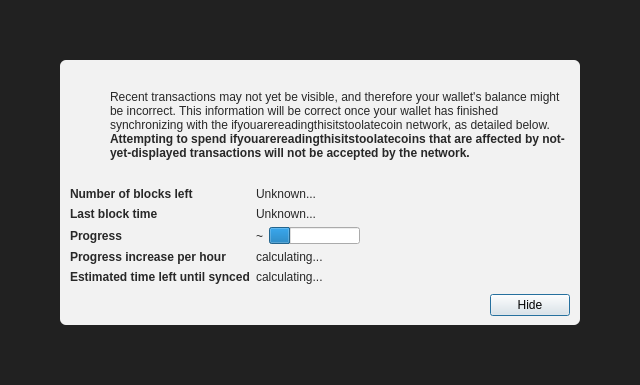
<?xml version="1.0" encoding="UTF-8"?>
<ui version="4.0">
 <class>ModalOverlay</class>
 <widget class="ModalOverlay" name="ModalOverlay">
  <property name="geometry">
   <rect>
    <x>0</x>
    <y>0</y>
    <width>640</width>
    <height>385</height>
   </rect>
  </property>
  <property name="windowTitle">
   <string>Form</string>
  </property>
  <layout class="QVBoxLayout" name="verticalLayout" stretch="0">
   <property name="sizeConstraint">
    <enum>QLayout::SetDefaultConstraint</enum>
   </property>
   <property name="leftMargin">
    <number>0</number>
   </property>
   <property name="topMargin">
    <number>0</number>
   </property>
   <property name="rightMargin">
    <number>0</number>
   </property>
   <property name="bottomMargin">
    <number>0</number>
   </property>
   <item>
    <widget class="QWidget" name="bgWidget" native="true">
     <property name="styleSheet">
      <string notr="true">#bgWidget { background: rgba(0,0,0,220); }</string>
     </property>
     <layout class="QVBoxLayout" name="verticalLayoutMain" stretch="1">
      <property name="leftMargin">
       <number>60</number>
      </property>
      <property name="topMargin">
       <number>60</number>
      </property>
      <property name="rightMargin">
       <number>60</number>
      </property>
      <property name="bottomMargin">
       <number>60</number>
      </property>
      <item>
       <widget class="QWidget" name="contentWidget" native="true">
        <property name="styleSheet">
         <string notr="true">#contentWidget { background: rgba(255,255,255,240); border-radius: 6px; }

QLabel { color: rgb(40,40,40);  }</string>
        </property>
        <layout class="QVBoxLayout" name="verticalLayoutSub" stretch="1,0,0,0">
         <property name="spacing">
          <number>0</number>
         </property>
         <property name="leftMargin">
          <number>10</number>
         </property>
         <property name="topMargin">
          <number>10</number>
         </property>
         <property name="rightMargin">
          <number>10</number>
         </property>
         <property name="bottomMargin">
          <number>10</number>
         </property>
         <item>
          <layout class="QHBoxLayout" name="horizontalLayoutIconText" stretch="0,1">
           <property name="topMargin">
            <number>20</number>
           </property>
           <item>
            <layout class="QVBoxLayout" name="verticalLayoutIcon">
             <property name="leftMargin">
              <number>0</number>
             </property>
             <item>
              <widget class="QPushButton" name="warningIcon">
               <property name="enabled">
                <bool>false</bool>
               </property>
               <property name="text">
                <string/>
               </property>
               <property name="icon">
                <iconset>
                 <normaloff>:/icons/warning</normaloff>
                 <disabledoff>:/icons/warning</disabledoff>:/icons/warning</iconset>
               </property>
               <property name="iconSize">
                <size>
                 <width>48</width>
                 <height>48</height>
                </size>
               </property>
               <property name="flat">
                <bool>true</bool>
               </property>
              </widget>
             </item>
             <item>
              <spacer name="verticalSpacerWarningIcon">
               <property name="orientation">
                <enum>Qt::Vertical</enum>
               </property>
               <property name="sizeHint" stdset="0">
                <size>
                 <width>20</width>
                 <height>40</height>
                </size>
               </property>
              </spacer>
             </item>
            </layout>
           </item>
           <item>
            <layout class="QVBoxLayout" name="verticalLayoutInfoText">
             <property name="leftMargin">
              <number>0</number>
             </property>
             <property name="topMargin">
              <number>0</number>
             </property>
             <item>
              <widget class="QLabel" name="infoText">
               <property name="text">
                <string>Recent transactions may not yet be visible, and therefore your wallet's balance might be incorrect. This information will be correct once your wallet has finished synchronizing with the ifyouarereadingthisitstoolatecoin network, as detailed below.</string>
               </property>
               <property name="textFormat">
                <enum>Qt::RichText</enum>
               </property>
               <property name="wordWrap">
                <bool>true</bool>
               </property>
              </widget>
             </item>
             <item>
              <widget class="QLabel" name="infoTextStrong">
               <property name="font">
                <font>
                 <weight>75</weight>
                 <bold>true</bold>
                </font>
               </property>
               <property name="text">
                <string>Attempting to spend ifyouarereadingthisitstoolatecoins that are affected by not-yet-displayed transactions will not be accepted by the network.</string>
               </property>
               <property name="textFormat">
                <enum>Qt::RichText</enum>
               </property>
               <property name="wordWrap">
                <bool>true</bool>
               </property>
              </widget>
             </item>
             <item>
              <spacer name="verticalSpacerInTextSpace">
               <property name="orientation">
                <enum>Qt::Vertical</enum>
               </property>
               <property name="sizeHint" stdset="0">
                <size>
                 <width>20</width>
                 <height>40</height>
                </size>
               </property>
              </spacer>
             </item>
            </layout>
           </item>
          </layout>
         </item>
         <item>
          <spacer name="verticalSpacerAfterText">
           <property name="orientation">
            <enum>Qt::Vertical</enum>
           </property>
           <property name="sizeHint" stdset="0">
            <size>
             <width>20</width>
             <height>40</height>
            </size>
           </property>
          </spacer>
         </item>
         <item>
          <layout class="QFormLayout" name="formLayout">
           <property name="fieldGrowthPolicy">
            <enum>QFormLayout::FieldsStayAtSizeHint</enum>
           </property>
           <property name="horizontalSpacing">
            <number>6</number>
           </property>
           <property name="verticalSpacing">
            <number>6</number>
           </property>
           <property name="topMargin">
            <number>10</number>
           </property>
           <item row="0" column="0">
            <widget class="QLabel" name="labelNumberOfBlocksLeft">
             <property name="font">
              <font>
               <weight>75</weight>
               <bold>true</bold>
              </font>
             </property>
             <property name="text">
              <string>Number of blocks left</string>
             </property>
            </widget>
           </item>
           <item row="0" column="1">
            <widget class="QLabel" name="numberOfBlocksLeft">
             <property name="text">
              <string>Unknown...</string>
             </property>
            </widget>
           </item>
           <item row="1" column="0">
            <widget class="QLabel" name="labelLastBlockTime">
             <property name="font">
              <font>
               <weight>75</weight>
               <bold>true</bold>
              </font>
             </property>
             <property name="text">
              <string>Last block time</string>
             </property>
            </widget>
           </item>
           <item row="1" column="1">
            <widget class="QLabel" name="newestBlockDate">
             <property name="sizePolicy">
              <sizepolicy hsizetype="Maximum" vsizetype="Preferred">
               <horstretch>0</horstretch>
               <verstretch>0</verstretch>
              </sizepolicy>
             </property>
             <property name="text">
              <string>Unknown...</string>
             </property>
            </widget>
           </item>
           <item row="2" column="0">
            <widget class="QLabel" name="labelSyncDone">
             <property name="font">
              <font>
               <weight>75</weight>
               <bold>true</bold>
              </font>
             </property>
             <property name="text">
              <string>Progress</string>
             </property>
            </widget>
           </item>
           <item row="2" column="1">
            <layout class="QHBoxLayout" name="horizontalLayoutSync" stretch="0,1">
             <item>
              <widget class="QLabel" name="percentageProgress">
               <property name="text">
                <string notr="true">~</string>
               </property>
              </widget>
             </item>
             <item>
              <widget class="QProgressBar" name="progressBar">
               <property name="value">
                <number>24</number>
               </property>
               <property name="format">
                <string/>
               </property>
              </widget>
             </item>
            </layout>
           </item>
           <item row="4" column="0">
            <widget class="QLabel" name="labelProgressIncrease">
             <property name="font">
              <font>
               <weight>75</weight>
               <bold>true</bold>
              </font>
             </property>
             <property name="text">
              <string>Progress increase per hour</string>
             </property>
            </widget>
           </item>
           <item row="4" column="1">
            <widget class="QLabel" name="progressIncreasePerH">
             <property name="text">
              <string>calculating...</string>
             </property>
            </widget>
           </item>
           <item row="5" column="0">
            <widget class="QLabel" name="labelEstimatedTimeLeft">
             <property name="font">
              <font>
               <weight>75</weight>
               <bold>true</bold>
              </font>
             </property>
             <property name="text">
              <string>Estimated time left until synced</string>
             </property>
            </widget>
           </item>
           <item row="5" column="1">
            <widget class="QLabel" name="expectedTimeLeft">
             <property name="text">
              <string>calculating...</string>
             </property>
            </widget>
           </item>
          </layout>
         </item>
         <item>
          <layout class="QHBoxLayout" name="horizontalLayoutButtons">
           <property name="leftMargin">
            <number>10</number>
           </property>
           <property name="topMargin">
            <number>10</number>
           </property>
           <item>
            <spacer name="horizontalSpacer">
             <property name="orientation">
              <enum>Qt::Horizontal</enum>
             </property>
             <property name="sizeHint" stdset="0">
              <size>
               <width>40</width>
               <height>20</height>
              </size>
             </property>
            </spacer>
           </item>
           <item>
            <widget class="QPushButton" name="closeButton">
             <property name="text">
              <string>Hide</string>
             </property>
             <property name="focusPolicy">
              <enum>Qt::StrongFocus</enum>
             </property>
             <property name="default">
              <bool>true</bool>
             </property>
            </widget>
           </item>
          </layout>
         </item>
        </layout>
       </widget>
      </item>
     </layout>
    </widget>
   </item>
  </layout>
 </widget>
 <customwidgets>
  <customwidget>
   <class>ModalOverlay</class>
   <extends>QWidget</extends>
   <header>qt/modaloverlay.h</header>
   <container>1</container>
  </customwidget>
 </customwidgets>
 <resources/>
 <connections/>
</ui>
